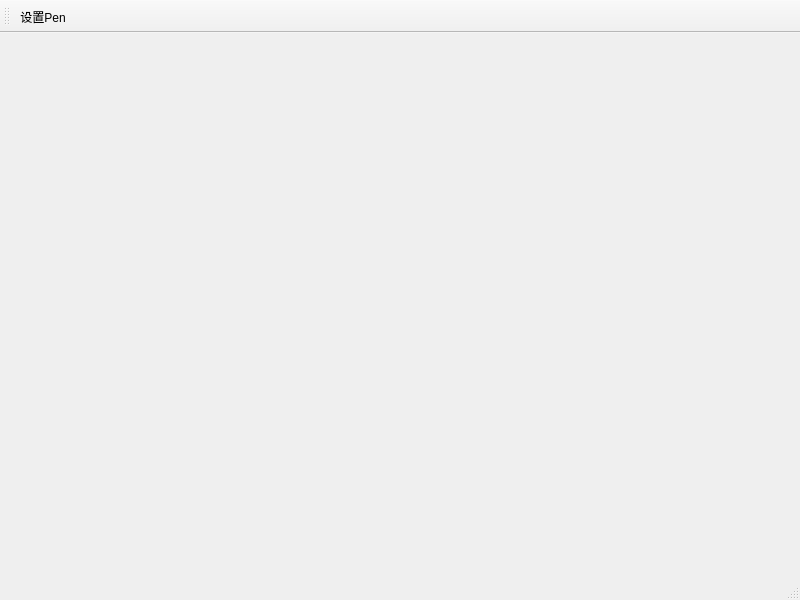
<?xml version="1.0" encoding="UTF-8"?>
<ui version="4.0">
 <class>MainWindow</class>
 <widget class="QMainWindow" name="MainWindow">
  <property name="geometry">
   <rect>
    <x>0</x>
    <y>0</y>
    <width>800</width>
    <height>600</height>
   </rect>
  </property>
  <property name="windowTitle">
   <string>MainWindow</string>
  </property>
  <widget class="QWidget" name="centralwidget"/>
  <widget class="QMenuBar" name="menubar">
   <property name="geometry">
    <rect>
     <x>0</x>
     <y>0</y>
     <width>800</width>
     <height>17</height>
    </rect>
   </property>
  </widget>
  <widget class="QStatusBar" name="statusbar"/>
  <widget class="QToolBar" name="toolBar">
   <property name="windowTitle">
    <string>toolBar</string>
   </property>
   <attribute name="toolBarArea">
    <enum>TopToolBarArea</enum>
   </attribute>
   <attribute name="toolBarBreak">
    <bool>false</bool>
   </attribute>
   <addaction name="action_Pen"/>
  </widget>
  <action name="action_Pen">
   <property name="text">
    <string>设置Pen</string>
   </property>
   <property name="menuRole">
    <enum>QAction::NoRole</enum>
   </property>
  </action>
 </widget>
 <resources/>
 <connections/>
</ui>
